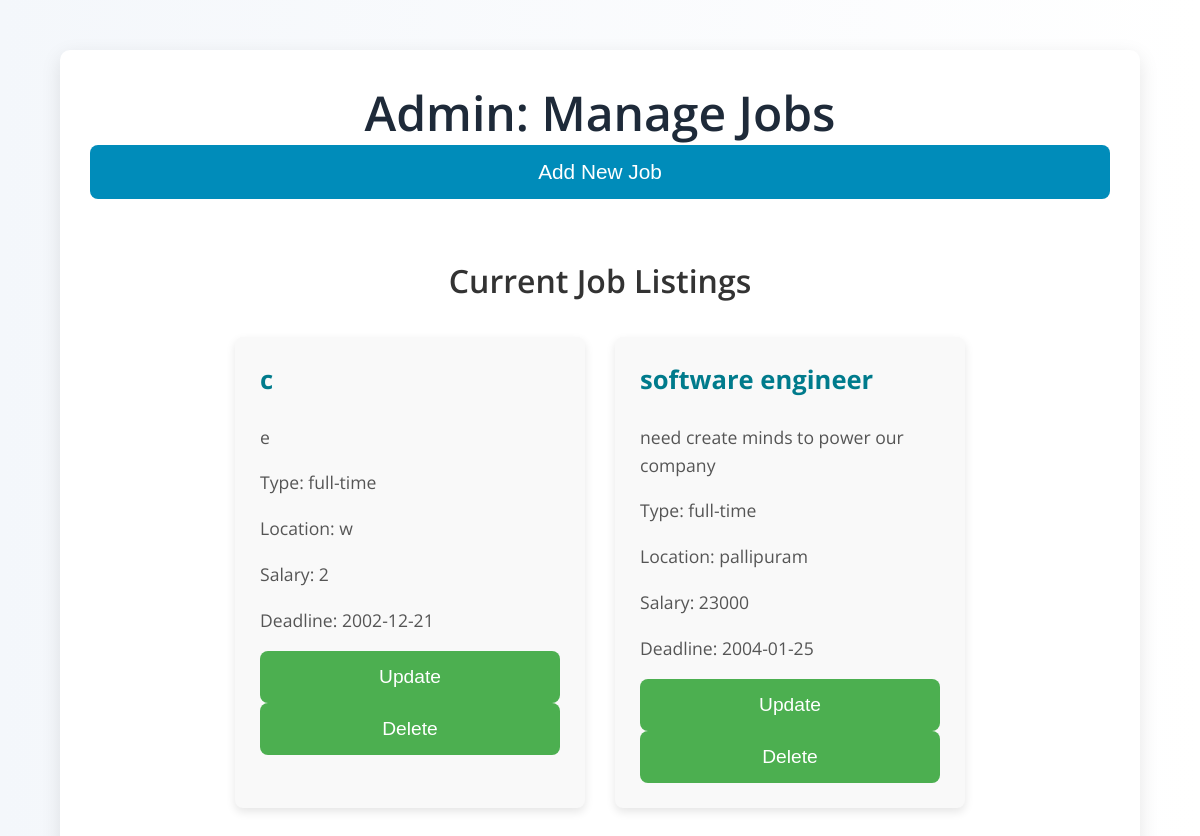
Page /admin/adminmn (signed in) on the earlier database version.
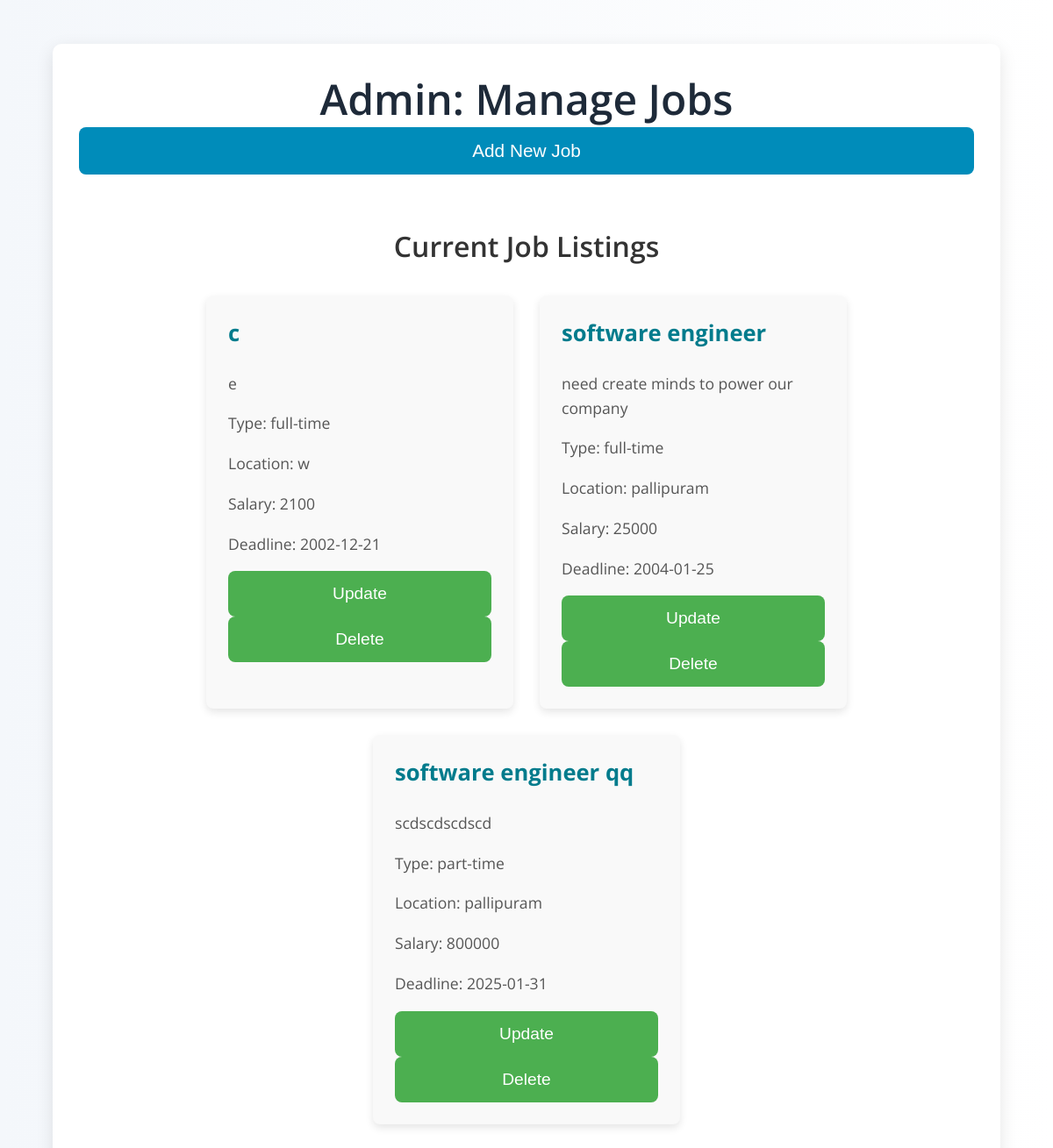
Same page on the later database version.
### models.py (models this page shows, shortened)
class Job(db.Model):
    __tablename__ = 'jobs'
    id = db.Column(db.Integer, primary_key=True)
    title = db.Column(db.String(100), nullable=False)
    description = db.Column(db.Text, nullable=False)
    job_type = db.Column(db.String(20), nullable=False)  # full-time, part-time, contract
    location = db.Column(db.String(100), nullable=False)
    salary = db.Column(db.String(50), nullable=False)
    deadline = db.Column(db.Date, nullable=False)
    created_at = db.Column(db.DateTime, default=datetime.utcnow)
    created_by = db.Column(db.Integer, db.ForeignKey('users.id'), nullable=False)
    user = db.relationship('User', backref=db.backref('jobs', lazy=True))

### admin_routes.py (the view, shortened to what this page needs)
@admin_blueprint.route('/adminmn', methods=['GET', 'POST'])
def manage_jobs():
    from app import db
    from models import Job
    if 'user_id' not in session or session.get('role') != 'admin':
        return redirect(url_for('auth.login'))  # Ensure only admins can access
    jobs = Job.query.all()
    return render_template('adminmn.html', jobs=jobs)

### templates/adminmn.html (shortened to what this page needs)
<!DOCTYPE html>
<html lang="en">
<head>
    <link rel="stylesheet" href="{{url_for('static', filename='/css/adminmn.css')}}">
</head>
<body>
    <div class="container">
        <div class="header">
            <h1>Admin: Manage Jobs</h1>
            <button class="show-form-button" onclick="toggleForm()">Add New Job</button>
<div class="job-list-container">
    <h2>Current Job Listings</h2>
    <ul id="jobList" class="job-list">
        {% for job in jobs %}
        <li>
            <h3>{{ job.title }}</h3>
            <p>{{ job.description }}</p>
            <p>Type: {{ job.job_type }}</p>
            <p>Location: {{ job.location }}</p>
            <p>Salary: {{ job.salary }}</p>
            <p>Deadline: {{ job.deadline }}</p>
            <div class="job-actions">
                <button
                    class="update-button"
                    onclick="editJob({{ job.id }}, '{{ job.title }}', '{{ job.description }}', '{{ job.job_type }}', '{{ job.location }}', '{{ job.salary }}', '{{ job.deadline }}')">
                    Update
                </button>
                <form action="{{ url_for('admin_routes.delete_job', job_id=job.id) }}" method="POST" style="display:inline;">
                    <button type="submit" class="delete-button">Delete</button>
                </form>
            </div>
        </li>
        {% endfor %}
    </ul>
</div>
</body>
</html>

### static/css/adminmn.css (style rules this page uses)
body { font-family: 'Open Sans', sans-serif; margin: 0; padding: 0; background: linear-gradient(to right, #f4f7fb, #ffffff); }
.container { width: 85%; margin: 0 auto; padding: 30px; background-color: #ffffff; box-shadow: 0 6px 20px rgba(0, 0, 0, 0.1); border-radius: 10px; margin-top: 50px; }
.header { text-align: center; margin-bottom: 30px; }
.header h1 { font-size: 3em; color: #1E2A39; margin: 0; font-weight: 600; }
.show-form-button { padding: 15px 25px; background-color: #008CBA; color: white; font-size: 1.3em; border: none; border-radius: 8px; cursor: pointer; margin-bottom: 20px; transition: background-color 0.3s; width: 100%; text-align: center; }
button { padding: 15px 25px; background-color: #4CAF50; color: white; font-size: 1.2em; border: none; border-radius: 8px; cursor: pointer; transition: background-color 0.3s; width: 100%; }
.job-list-container { margin-top: 40px; text-align: center; }
.job-list-container h2 { margin-bottom: 20px; font-size: 2em; color: #333; font-weight: 600; }
.job-list { list-style: none; padding: 0; display: flex; flex-wrap: wrap; justify-content: center; }
.job-list li { background-color: #f9f9f9; padding: 25px; margin: 15px; border-radius: 8px; box-shadow: 0 4px 10px rgba(0, 0, 0, 0.1); width: 300px; text-align: left; transition: transform 0.3s ease, box-shadow 0.3s ease; }
.job-list li h3 { margin-top: 0; font-size: 1.6em; color: #007B8C; font-weight: bold; }
.job-list li p { color: #555; font-size: 1.1em; line-height: 1.6; }

Differences in the rows shown:
changed Job (number 1 of 3 on the later page): salary "2" → "2100"
changed Job "software engineer": salary "23000" → "25000"
added Job: title "software engineer qq", description "scdscdscdscd", job_type "part-time", location "pallipuram", salary "800000", deadline "2025-01-31"
